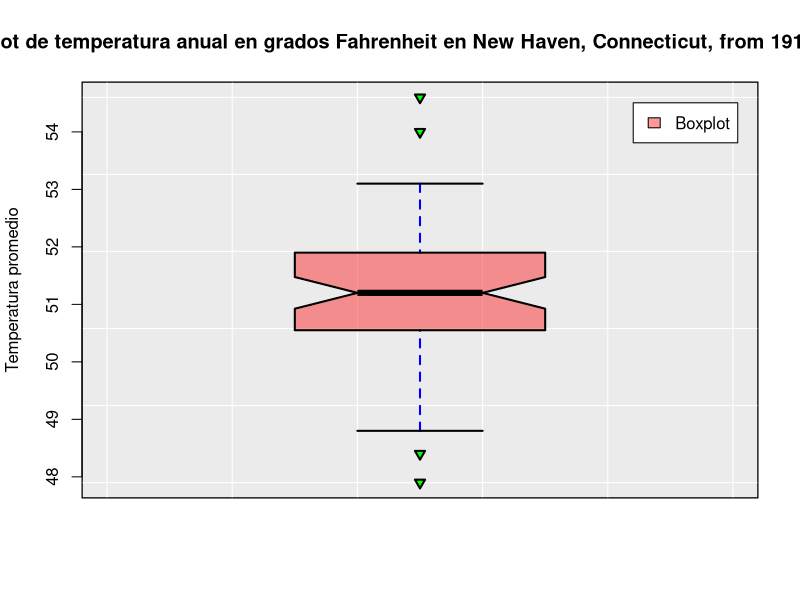

Recreate this plot in R.
data(nhtemp)

plot.new()

rect(par("usr")[1], par("usr")[3], par("usr")[2], par("usr")[4],
     col = "#ebebeb")

# Añadimos un grid blanco
grid(nx = NULL, ny = NULL, col = "white", lty = 1,
     lwd = par("lwd"), equilogs = TRUE)

# Boxplot
par(new = TRUE)
boxplot(nhtemp, # Datos
        horizontal = FALSE, # Horizontal o vertical
        lwd = 2, # Lines width
        col = rgb(1, 0, 0, alpha = 0.4), # Color
        ylab = "Temperatura promedio",  # Etiqueta eje Y
        main = "Boxplot de temperatura anual en grados Fahrenheit en New Haven, Connecticut, from 1912 to 1971.", # Título
        notch = TRUE, # Añade intervalos de confianza para la mediana
        border = "black",  # Color del borde del boxplot
        outpch = 25,       # Símbolo para los outliers
        outbg = "green",   # Color de los datos atípicos
        whiskcol = "blue", # Color de los bigotes
        whisklty = 2,      # Tipo de línea para los bigotes
        lty = 1) # Tipo de línea (caja y mediana)

# Agregamos una leyenda
legend("topright", legend = "Boxplot", # Posición y título
    fill = rgb(1, 0, 0, alpha = 0.4),  # Color
    inset = c(0.03, 0.05), # Cambiamos los márgenes
    bg = "white") # Color de fondo de la leyenda